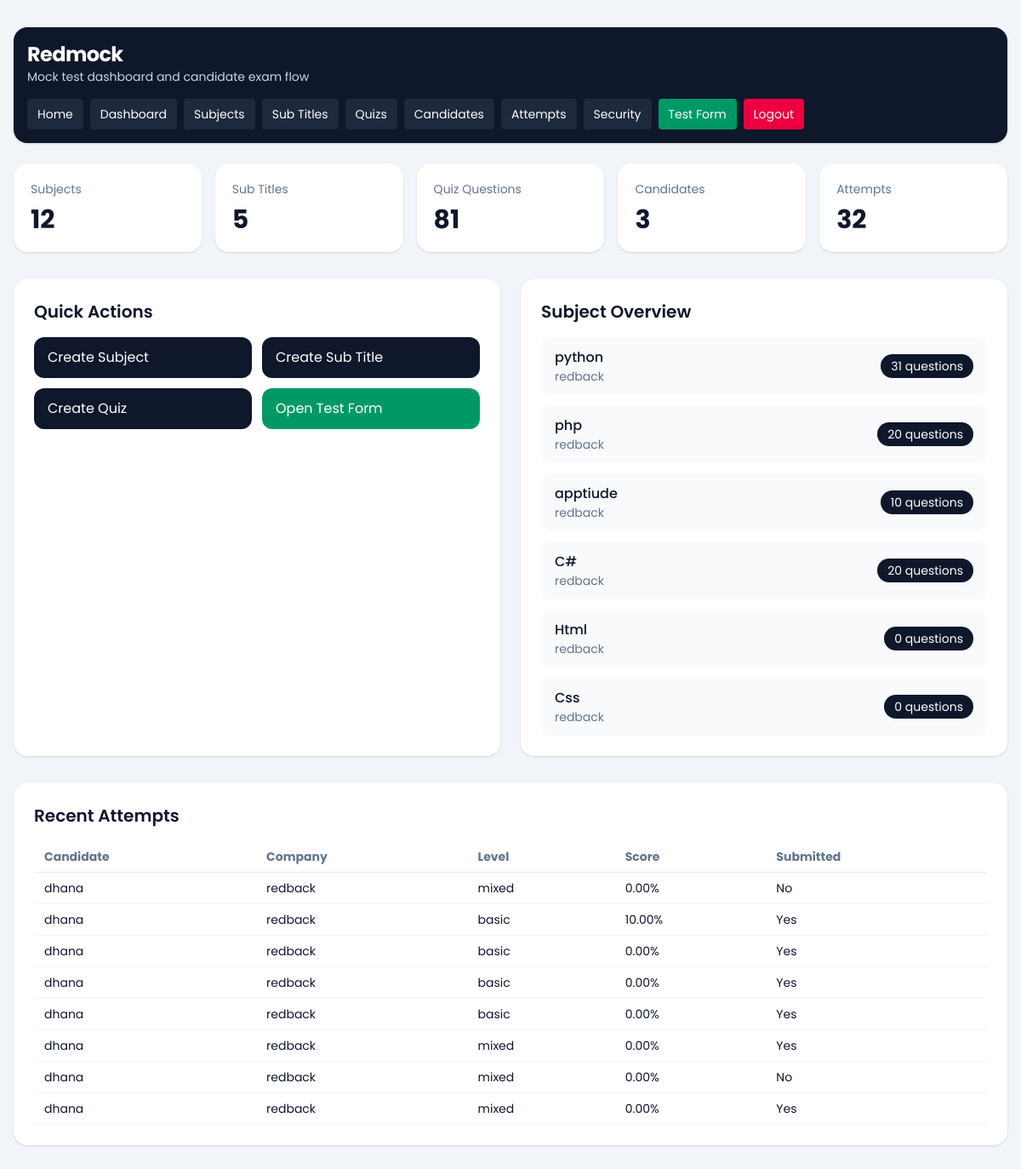
/dashboard/ (signed in), run on an earlier commit of the app's database.
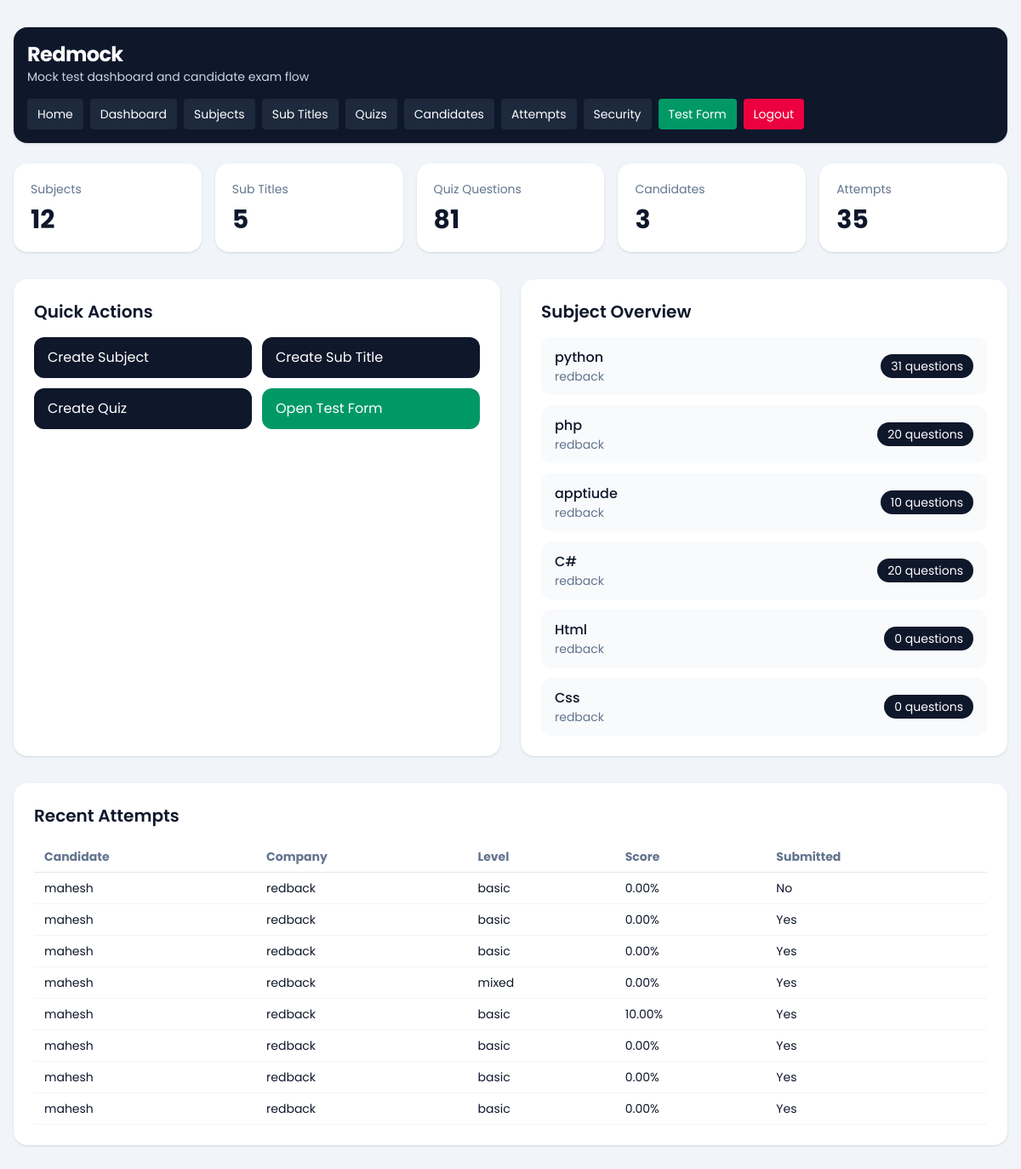
And on a later commit of the database.
### dashboard/models.py (models this page shows, shortened)
class TestSubject(models.Model):
    company = models.ForeignKey(Company, on_delete=models.CASCADE, related_name='subjects')
    subject = models.CharField(max_length=150)
    subject_svg = models.TextField(blank=True, null=True)
    created_at = models.DateTimeField(auto_now_add=True)
    class Meta:
        ordering = ['subject']
        unique_together = ('company', 'subject')

class Company(models.Model):
    name = models.CharField(max_length=150)
    image = models.ImageField(upload_to='company/', blank=True, null=True)
    email = models.EmailField(unique=True)
    password = models.CharField(max_length=128)
    is_active = models.BooleanField(default=True)
    full_screen_lock = models.BooleanField(default=False)
    pause_lock = models.BooleanField(default=False)
    tab_switch_guard_enabled = models.BooleanField(default=False)
    max_violation_warnings = models.PositiveIntegerField(default=3)
    exam_control_password = models.CharField(max_length=128, blank=True)
    created_at = models.DateTimeField(auto_now_add=True)
    updated_at = models.DateTimeField(auto_now=True)
    class Meta:
        ordering = ['name']
        verbose_name_plural = 'Companies'

### quiz/models.py (models this page shows, shortened)
class CandidateTestAttempt(models.Model):
    SESSION_SINGLE = 'single'
    SESSION_MULTI = 'multi'
    SESSION_CHOICES = [
        (SESSION_SINGLE, 'Single'),
        (SESSION_MULTI, 'Multi'),
    ]
    candidate = models.ForeignKey(Candidate, on_delete=models.CASCADE, related_name='attempts')
    company = models.ForeignKey(Company, on_delete=models.CASCADE, related_name='attempts')
    session_type = models.CharField(max_length=10, choices=SESSION_CHOICES)
    level = models.CharField(max_length=20)
    question_count = models.PositiveIntegerField()
    duration_minutes = models.PositiveIntegerField()
    selected_subjects = models.JSONField(default=list, blank=True)
    selected_sub_titles = models.JSONField(default=list, blank=True)
    answers_json = models.JSONField(default=list, blank=True)
    correct_count = models.PositiveIntegerField(default=0)
    wrong_count = models.PositiveIntegerField(default=0)
    percentage = models.DecimalField(max_digits=5, decimal_places=2, default=0)
    started_at = models.DateTimeField(blank=True, null=True)
    submitted_at = models.DateTimeField(blank=True, null=True)
    is_submitted = models.BooleanField(default=False)
    is_paused = models.BooleanField(default=False)
    paused_at = models.DateTimeField(blank=True, null=True)
    total_paused_seconds = models.PositiveIntegerField(default=0)
    tab_switch_count = models.PositiveIntegerField(default=0)
    warning_count = models.PositiveIntegerField(default=0)
    last_violation_at = models.DateTimeField(blank=True, null=True)
    violation_log_json = models.JSONField(default=list, blank=True)
    created_at = models.DateTimeField(auto_now_add=True)
    class Meta:
        ordering = ['-created_at']

class Candidate(models.Model):
    name = models.CharField(max_length=150)
    email = models.EmailField()
    designation_tech = models.CharField(max_length=150)
    created_at = models.DateTimeField(auto_now_add=True)
    class Meta:
        ordering = ['name']

### dashboard/views.py (the view)
# urls.py: path('', views.dashboard_home, name='home'),
@company_login_required
def dashboard_home(request):
    company = request.company
    context = {
        'subject_count': TestSubject.objects.filter(company=company).count(),
        'subtitle_count': SubTitle.objects.filter(test_subject__company=company).count(),
        'quiz_count': Quiz.objects.filter(test_subject__company=company).count(),
        'candidate_count': Candidate.objects.filter(attempts__company=company).distinct().count(),
        'attempt_count': CandidateTestAttempt.objects.filter(company=company).count(),
        'subjects': TestSubject.objects.filter(company=company).select_related('company').annotate(
            quiz_total=Count('quizzes')
        )[:6],
        'recent_attempts': CandidateTestAttempt.objects.filter(company=company).select_related(
            'candidate', 'company'
        )[:8],
        'company': company,
    }
    return render(request, 'dashboard/home.html', context)

### dashboard/views.py (called while the page is built)
def get_logged_in_company(request):
    company_id = request.session.get('company_id')
    if not company_id:
        return None
    return Company.objects.filter(id=company_id, is_active=True).first()

def company_login_required(view_func):
    @wraps(view_func)
    def wrapper(request, *args, **kwargs):
        company = get_logged_in_company(request)
        if not company:
            return redirect(f"{reverse('dashboard:login')}?next={request.path}")
        request.company = company
        return view_func(request, *args, **kwargs)
    return wrapper

### templates/dashboard/home.html (shortened to what the changed rows need)
{% extends "base.html" %}
{% block content %}
<section class="grid gap-4 md:grid-cols-5">
    <div class="rounded-2xl bg-white p-5 shadow-sm">
        <p class="text-sm text-slate-500">Attempts</p>
        <p class="mt-2 text-3xl font-bold">{{ attempt_count }}</p>
    </div>
</section>
<section class="mt-8 grid gap-6 lg:grid-cols-2">
    <div class="rounded-2xl bg-white p-6 shadow-sm">
        <div class="mb-4 flex items-center justify-between">
            <h2 class="text-xl font-semibold">Quick Actions</h2>
        </div>
    </div>
    <div class="rounded-2xl bg-white p-6 shadow-sm">
        <h2 class="text-xl font-semibold">Subject Overview</h2>
        <div class="mt-4 space-y-3">
            {% for subject in subjects %}
                <div class="flex items-center justify-between rounded-xl bg-slate-50 px-4 py-3">
                    <div>
                        <p class="font-medium">{{ subject.subject }}</p>
                        <p class="text-sm text-slate-500">{{ subject.company.name }}</p>
                    </div>
                    <span class="rounded-full bg-slate-900 px-3 py-1 text-sm text-white">{{ subject.quiz_total }} questions</span>
                </div>
            {% empty %}
                <p class="text-slate-500">No subjects created yet.</p>
            {% endfor %}
        </div>
    </div>
</section>
<section class="mt-8 rounded-2xl bg-white p-6 shadow-sm">
    <h2 class="text-xl font-semibold">Recent Attempts</h2>
    <div class="mt-4 overflow-x-auto">
        <table class="min-w-full text-left text-sm">
            <thead class="border-b border-slate-200 text-slate-500">
                <tr>
                    <th class="px-3 py-2">Candidate</th>
                    <th class="px-3 py-2">Company</th>
                    <th class="px-3 py-2">Level</th>
                    <th class="px-3 py-2">Score</th>
                    <th class="px-3 py-2">Submitted</th>
                </tr>
            </thead>
            <tbody>
                {% for attempt in recent_attempts %}
                    <tr class="border-b border-slate-100">
                        <td class="px-3 py-2">{{ attempt.candidate.name }}</td>
                        <td class="px-3 py-2">{{ attempt.company.name }}</td>
                        <td class="px-3 py-2">{{ attempt.level }}</td>
                        <td class="px-3 py-2">{{ attempt.percentage }}%</td>
                        <td class="px-3 py-2">{{ attempt.is_submitted|yesno:"Yes,No" }}</td>
                    </tr>
                {% empty %}
                    <tr>
                        <td colspan="5" class="px-3 py-6 text-center text-slate-500">No test attempts yet.</td>
                    </tr>
                {% endfor %}
            </tbody>
        </table>
    </div>
</section>
{% endblock %}

What changed in the data, as far as the page shows it:
no longer on this page (row unchanged): CandidateTestAttempt: candidate.name "dhana", company.name "redback", level "mixed", percentage "0.00", is_submitted "Yes"
no longer on this page (row unchanged): CandidateTestAttempt: candidate.name "dhana", company.name "redback", level "mixed", percentage "0.00", is_submitted "No"
no longer on this page (row unchanged): CandidateTestAttempt: candidate.name "dhana", company.name "redback", level "mixed", percentage "0.00", is_submitted "Yes"
added CandidateTestAttempt: candidate.name "mahesh", company.name "redback", level "basic", percentage "0.00", is_submitted "No"
added CandidateTestAttempt: candidate.name "mahesh", company.name "redback", level "basic", percentage "0.00", is_submitted "Yes"
added CandidateTestAttempt: candidate.name "mahesh", company.name "redback", level "basic", percentage "0.00", is_submitted "Yes"
changed CandidateTestAttempt "mixed": candidate.name "dhana" → "mahesh"; is_submitted "No" → "Yes"
changed through a linked row, CandidateTestAttempt (number 5 of 8 on the later page): candidate.name "dhana" → "mahesh"
changed through a linked row, CandidateTestAttempt (number 6 of 8 on the later page): candidate.name "dhana" → "mahesh"
changed through a linked row, CandidateTestAttempt (number 7 of 8 on the later page): candidate.name "dhana" → "mahesh"
changed through a linked row, CandidateTestAttempt (number 8 of 8 on the later page): candidate.name "dhana" → "mahesh"
Also different on the page:
{{ attempt_count }}: "32" → "35"
